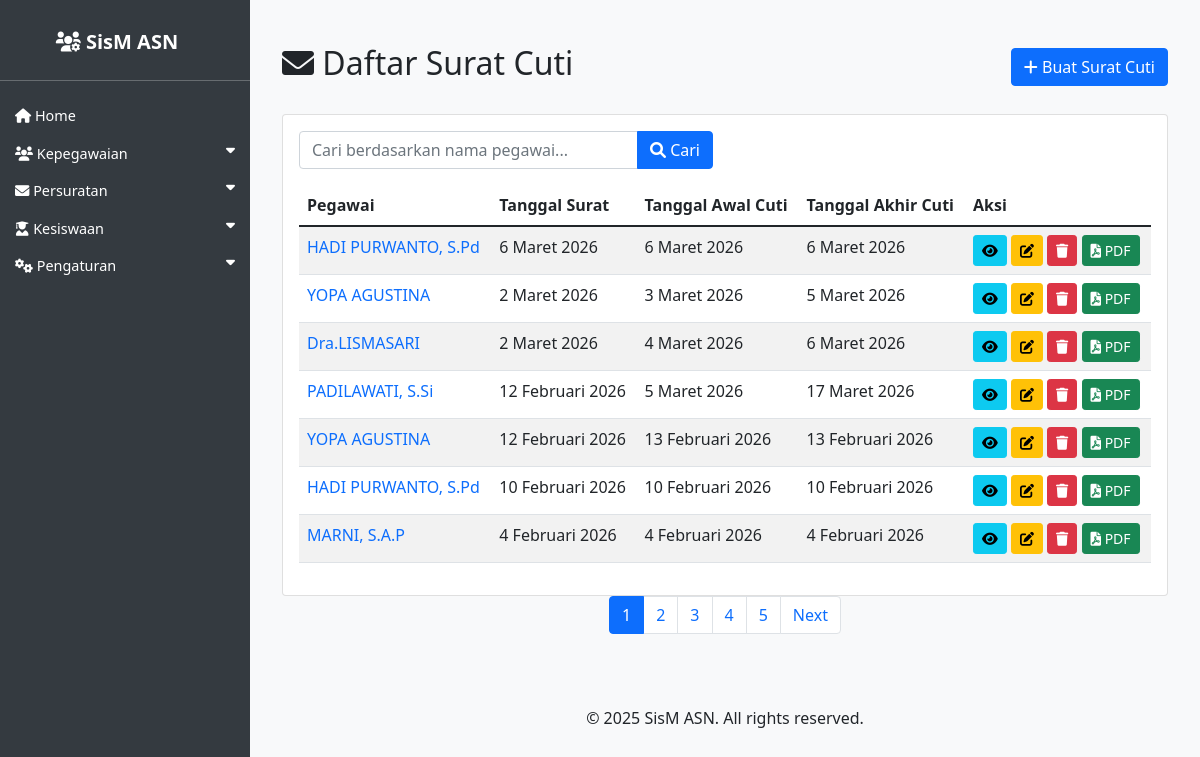
Before: /asn/surat_cuti/ with the older database file.
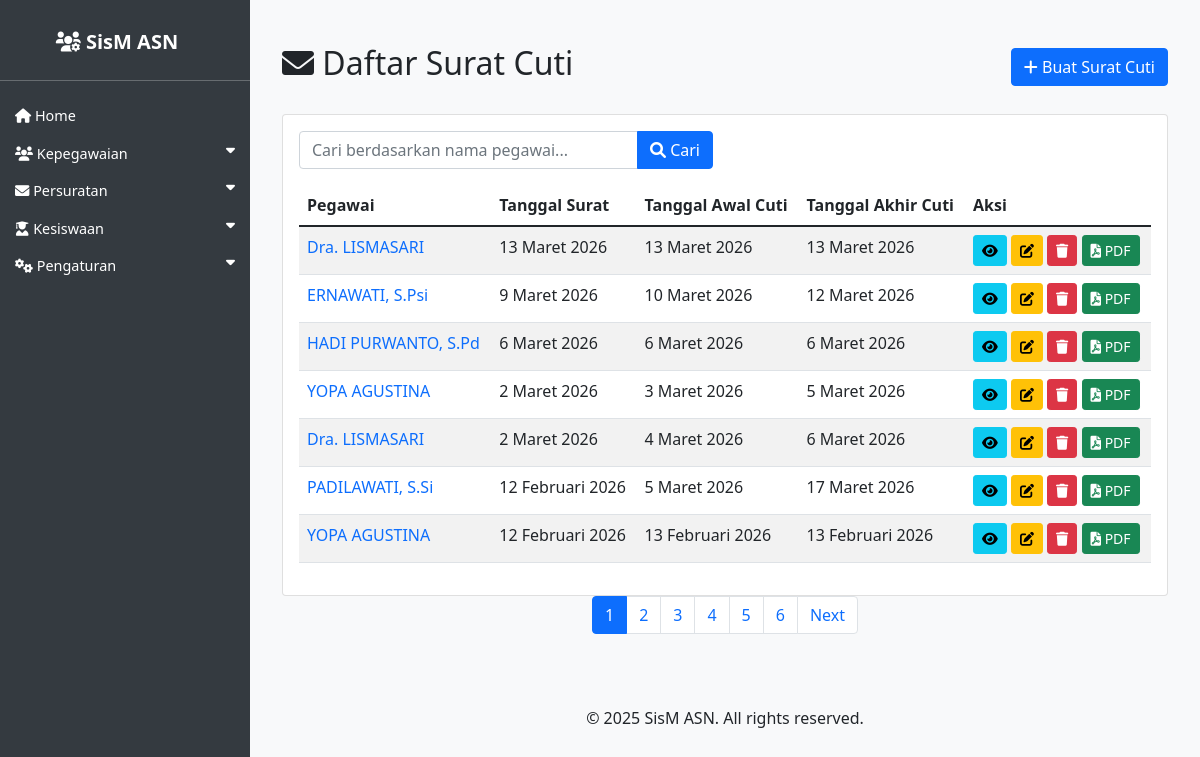
After: the same page with the newer database file.
### asn_app/models.py (models this page shows, shortened)
class SuratCuti(models.Model):
    JENIS_CUTI_CHOICES = [
        ('Cuti Tahunan', 'Cuti Tahunan'),
        ('Cuti Sakit', 'Cuti Sakit'),
        ('Cuti Alasan Penting', 'Cuti Alasan Penting'),
        ('Cuti Diluar Tanggungan Negara', 'Cuti Diluar Tanggungan Negara'),
        ('Cuti Melahirkan', 'Cuti Melahirkan'),
        ('Cuti Besar', 'Cuti Besar'),
    ]
    tempat_ditetapkan = models.CharField(max_length=100, verbose_name='Tempat Ditetapkan')
    tanggal_surat = models.DateField(verbose_name='Tanggal Surat')
    nomor_surat = models.CharField(max_length=100, blank=True, null=True, verbose_name='Nomor Surat')
    sifat_surat = models.CharField(max_length=100, blank=True, null=True, verbose_name='Sifat Surat')
    lampiran_surat = models.CharField(max_length=100, blank=True, null=True, verbose_name='Lampiran Surat')
    perihal_surat = models.CharField(max_length=255, blank=True, null=True, verbose_name='Perihal Surat')
    tujuan_surat = models.CharField(max_length=200, verbose_name='Tujuan Surat')
    jenis_cuti = models.CharField(max_length=50, choices=JENIS_CUTI_CHOICES, default='Cuti Tahunan', verbose_name='Jenis Cuti')
    pegawai = models.ForeignKey(ASN, on_delete=models.CASCADE, related_name='surat_cuti_pegawai', verbose_name='Pegawai')
    tanggal_awal = models.DateField(verbose_name='Tanggal Awal Cuti')
    tanggal_akhir = models.DateField(verbose_name='Tanggal Akhir Cuti')
    alasan_cuti = models.TextField(blank=True, null=True, verbose_name='Alasan Cuti')
    penandatangan = models.ForeignKey(ASN, on_delete=models.SET_NULL, null=True, blank=True, related_name='surat_cuti_penandatangan', verbose_name='Penandatangan')
    kop_surat = models.ForeignKey(KopSurat, on_delete=models.SET_NULL, null=True, blank=True, verbose_name='Kop Surat')
    created_at = models.DateTimeField(auto_now_add=True)
    updated_at = models.DateTimeField(auto_now=True)
    class Meta:
        verbose_name_plural = "Surat Cuti"
        ordering = ['-tanggal_surat']

class ASN(models.Model):
    JENIS_KELAMIN_CHOICES = [
        ('L', 'Laki-laki'),
        ('P', 'Perempuan'),
    ]
    AGAMA_CHOICES = [
        ('ISLAM', 'Islam'),
        ('KRISTEN', 'Kristen'),
        ('KATOLIK', 'Katolik'),
        ('HINDU', 'Hindu'),
        ('BUDDHA', 'Buddha'),
        ('KONGHUCU', 'Konghucu'),
    ]
    nip = models.CharField(max_length=18, unique=True, null=True, blank=True)
    nama = models.CharField(max_length=100)
    tempat_lahir = models.CharField(max_length=50)
    tanggal_lahir = models.DateField()
    jenis_kelamin = models.CharField(max_length=1, choices=JENIS_KELAMIN_CHOICES)
    agama = models.CharField(max_length=10, choices=AGAMA_CHOICES)
    alamat = models.TextField()
    email = models.EmailField()
    telepon = models.CharField(max_length=15)
    jabatan = models.CharField(max_length=100)
    pangkat = models.CharField(max_length=50)
    golongan = models.CharField(max_length=5)
    nama_istri_suami = models.CharField(max_length=100, blank=True, null=True, verbose_name='Nama Istri/Suami')
    unit_kerja = models.CharField(max_length=100)
    foto = models.ImageField(upload_to='asn_fotos/', blank=True, null=True)
    created_at = models.DateTimeField(auto_now_add=True)
    updated_at = models.DateTimeField(auto_now=True)

### asn_app/views.py (the view)
# urls.py: path('surat_cuti/', views.SuratCutiListView.as_view(), name='surat_cuti_list'),
class SuratCutiListView(ListView):
    model = SuratCuti
    template_name = 'asn_app/surat_cuti_list.html'
    context_object_name = 'surat_cuti_list'
    paginate_by = 7
    def get_queryset(self):
        queryset = super().get_queryset()
        search_query = self.request.GET.get('nama', '')
        if search_query:
            queryset = queryset.filter(pegawai__nama__icontains=search_query)
        return queryset

### asn_app/templates/asn_app/surat_cuti_list.html (shortened to what this page needs)
{% extends 'asn_app/base.html' %}
{% load indonesian_date_tags %}
{% block content %}
<div class="container mt-4">
    <div class="d-flex justify-content-between align-items-center mb-4">
        <h2><i class="fas fa-envelope"></i> Daftar Surat Cuti</h2>
        <div>
            <a href="{% url 'surat_cuti_create' %}" class="btn btn-primary">
                <i class="fas fa-plus"></i> Buat Surat Cuti
            </a>
        </div>
    </div>
    <div class="card">
        <div class="card-body">
            <form method="get" action="{% url 'surat_cuti_list' %}" class="mb-3">
                <div class="row">
                    <div class="col-md-6">
                        <div class="input-group">
                            <input
                                type="text"
                                class="form-control"
                                name="nama"
                                placeholder="Cari berdasarkan nama pegawai..."
                                value="{{ request.GET.nama }}"
                            >
                            <button type="submit" class="btn btn-primary">
                                <i class="fas fa-search"></i> Cari
                            </button>
                        </div>
                    </div>
                </div>
            </form>
            <div class="table-responsive">
                <table class="table table-striped">
                    <thead>
                        <tr>
                            <th>Pegawai</th>
                            <th>Tanggal Surat</th>
                            <th>Tanggal Awal Cuti</th>
                            <th>Tanggal Akhir Cuti</th>
                            <th>Aksi</th>
                        </tr>
                    </thead>
                    <tbody>
                        {% for surat_cuti in surat_cuti_list %}
                        <tr>
                            <td>
                                <a href="{% url 'laporan_cuti_pdf' surat_cuti.pegawai.pk %}" target="_blank" class="text-decoration-none">
                                    {{ surat_cuti.pegawai.nama }}
                                </a>
                            </td>
                            <td>{{ surat_cuti.tanggal_surat|indonesian_date:"%d %B %Y" }}</td>
                            <td>{{ surat_cuti.tanggal_awal|indonesian_date:"%d %B %Y" }}</td>
                            <td>{{ surat_cuti.tanggal_akhir|indonesian_date:"%d %B %Y" }}</td>
                            <td>
                                <a href="{% url 'surat_cuti_detail' surat_cuti.pk %}" class="btn btn-sm btn-info">
                                    <i class="fas fa-eye"></i>
                                </a>
                                <a href="{% url 'surat_cuti_update' surat_cuti.pk %}" class="btn btn-sm btn-warning">
                                    <i class="fas fa-edit"></i>
                                </a>
                                <a href="{% url 'surat_cuti_delete' surat_cuti.pk %}" class="btn btn-sm btn-danger">
                                    <i class="fas fa-trash"></i>
                                </a>
                                <a href="{% url 'surat_cuti_export_pdf' surat_cuti.pk %}" class="btn btn-sm btn-success" target="_blank">
                                    <i class="fas fa-file-pdf"></i> PDF
                                </a>
                            </td>
                        </tr>
                        {% endfor %}
                    </tbody>
                </table>
            </div>
        </div>
    </div>
    {% if is_paginated %}
    <nav aria-label="Page navigation">
        <ul class="pagination justify-content-center">
            {% for num in page_obj.paginator.page_range %}
                <li class="page-item {% if page_obj.number == num %}active{% endif %}">
                    <a class="page-link" href="?page={{ num }}{% if request.GET.nama %}&nama={{ request.GET.nama }}{% endif %}">{{ num }}</a>
                </li>
            {% endfor %}
            {% if page_obj.has_next %}
                <li class="page-item">
                    <a class="page-link" href="?page={{ page_obj.next_page_number }}{% if request.GET.nama %}&nama={{ request.GET.nama }}{% endif %}">Next</a>
                </li>
            {% endif %}
        </ul>
    </nav>
    {% endif %}
</div>
{% endblock %}

### asn_app/templates/asn_app/base.html (shortened to what this page needs)
<!DOCTYPE html>
<html lang="id">
<head>
    <link href="https://cdn.jsdelivr.net/npm/bootstrap@5.1.3/dist/css/bootstrap.min.css" rel="stylesheet">
    <link href="https://cdnjs.cloudflare.com/ajax/libs/font-awesome/6.0.0/css/all.min.css" rel="stylesheet">
                    </head>
                    <body>
                        <div class="sidebar" id="sidebar">
                            <h4 class="text-center">
                                <a href="{% url 'asn_list' %}" class="navbar-brand">
                                    <i class="fas fa-users-cog"></i> SisM ASN
                                </a>
                            </h4>
                            <hr>
                                                        <ul class="nav flex-column">
                                                            <li class="nav-item">
                                                                <a class="nav-link" href="{% url 'asn_list' %}">
                                                                    <i class="fas fa-home"></i> Home
                                                                </a>
                                                            </li>
                                                            <li class="nav-item">
                                                                <a class="nav-link" data-bs-toggle="collapse" href="#kepegawaianSubmenu" role="button" aria-expanded="false" aria-controls="kepegawaianSubmenu">
                                                                    <i class="fas fa-users"></i> Kepegawaian <i class="fas fa-caret-down float-end"></i>
                                                                </a>
                                                            </li>
                                                            <li class="nav-item">
                                                                <a class="nav-link" data-bs-toggle="collapse" href="#persuratanSubmenu" role="button" aria-expanded="false" aria-controls="persuratanSubmenu">
                                                                    <i class="fas fa-envelope"></i> Persuratan <i class="fas fa-caret-down float-end"></i>
                                                                </a>
                                                            </li>
                                                            <li class="nav-item">
                                                                <a class="nav-link" data-bs-toggle="collapse" href="#kesiswaanSubmenu" role="button" aria-expanded="false" aria-controls="kesiswaanSubmenu">
                                                                    <i class="fas fa-user-graduate"></i> Kesiswaan <i class="fas fa-caret-down float-end"></i>
                                                                </a>
                                                            </li>
                                                            <li class="nav-item">
                                                                <a class="nav-link" data-bs-toggle="collapse" href="#pengaturanSubmenu" role="button" aria-expanded="false" aria-controls="pengaturanSubmenu">
                                                                    <i class="fas fa-cogs"></i> Pengaturan <i class="fas fa-caret-down float-end"></i>
                                                                </a>
                                                            </li>
                                                        </ul>
                        </div>
                        <div class="content" id="content">
                            <main>
                                {% block content %}
                                {% endblock %}
                            </main>
                            <footer class="py-4 mt-5">
                                <div class="container text-center">
                                    <p>&copy; 2025 SisM ASN. All rights reserved.</p>
                                </div>
                            </footer>
                        </div>
                        </body>
                        </html>

### asn_app/templates/asn_app/base.html (style rules this page uses)
body { display: flex; min-height: 100vh; flex-direction: column; background-color: #f8f9fa; }
.sidebar { width: 250px; background: #343a40; color: white; position: fixed; height: 100%; padding-top: 20px; z-index: 1000; left: 0; transition: left 0.3s; }
.sidebar a { color: white; text-decoration: none; display: block; padding: 10px 15px; }
.sidebar .nav-link { font-size: 0.9rem; padding: 8px 15px; }
.content { padding: 20px; flex-grow: 1; transition: margin-left 0.3s; margin-left: 250px; }
.navbar-brand { font-weight: bold; }

Changed rows visible on the page:
no longer on this page (row unchanged): SuratCuti: pegawai.nama "HADI PURWANTO, S.Pd", tanggal_surat|indonesian_date "10 Februari 2026", tanggal_awal|indonesian_date "10 Februari 2026", tanggal_akhir|indonesian_date "10 Februari 2026"
no longer on this page (row unchanged): SuratCuti: pegawai.nama "MARNI, S.A.P", tanggal_surat|indonesian_date "4 Februari 2026", tanggal_awal|indonesian_date "4 Februari 2026", tanggal_akhir|indonesian_date "4 Februari 2026"
added SuratCuti: pegawai.nama "Dra. LISMASARI", tanggal_surat|indonesian_date "13 Maret 2026", tanggal_awal|indonesian_date "13 Maret 2026", tanggal_akhir|indonesian_date "13 Maret 2026"
added SuratCuti: pegawai.nama "ERNAWATI, S.Psi", tanggal_surat|indonesian_date "9 Maret 2026", tanggal_awal|indonesian_date "10 Maret 2026", tanggal_akhir|indonesian_date "12 Maret 2026"
changed through a linked row, SuratCuti "4 Maret 2026": pegawai.nama "Dra.LISMASARI" → "Dra. LISMASARI"
Other visible differences:
new list line: "6"
